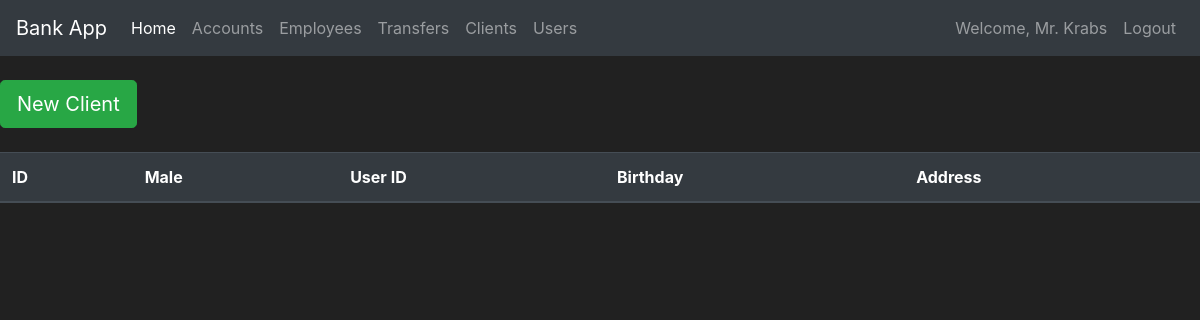
/clients (signed in), run on an earlier commit of the app's database.
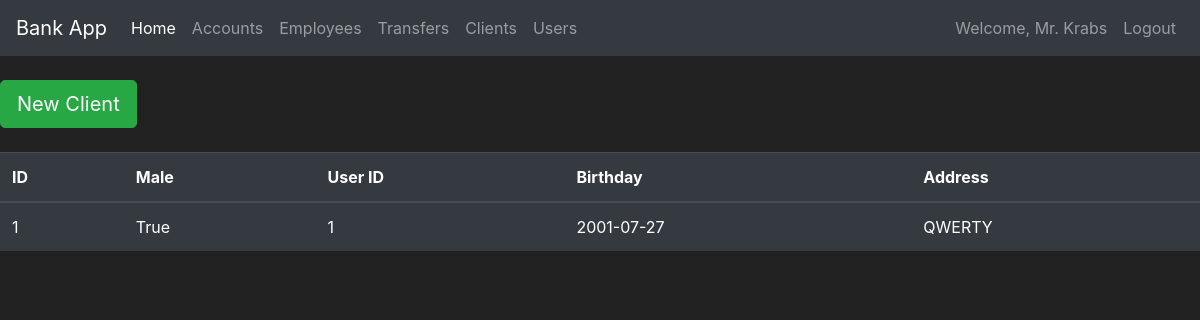
And on a later commit of the database.
### bank/models.py (models this page shows)
class Client(db.Model):
    id = db.Column(db.Integer(), primary_key=True, autoincrement=True)
    gender = db.Column(db.Boolean())
    user_id = db.Column(db.Integer, db.ForeignKey(User.id))
    passport_id = db.Column(db.String())
    birth_date = db.Column(db.Date())
    address = db.Column(db.String())

### bank/routes.py (the view)
@app.route('/clients')
@login_required
def clients_page():
    clients = Client.query.all()
    return render_template("clients.html", clients=clients)

### bank/models.py (called while the page is built)
@login_manager.user_loader
def load_user(user_id):
    return User.query.get(int(user_id))

### bank/templates/clients.html (shortened to what this page needs)
{% extends "layout.html" %}
{% block body %}
    <br>
    <div class="expand-md">
        <a class="btn  btn-lg btn-outline btn-success btn-primary" href="{{ url_for('new_user_page') }}">New Client</a>
    </div>
    <br>
    <table id="data" class="table table-hover table-dark">
        <thead>
        <tr>
            <th scope="col">ID</th>
            <th scope="col">Male</th>
            <th scope="col">User ID</th>
            <th scope="col">Birthday</th>
            <th scope="col">Address</th>
        </tr>
        </thead>
        <tbody>
        {% for client in clients %}
            <tr>
                <td>{{ client.id }}</td>
                <td>{{ client.gender }}</td>
                <td>{{ client.user_id }}</td>
                <td>{{ client.birth_date }}</td>
                <td>{{ client.address }}</td>
            </tr>
        {% endfor %}
        </tbody>
    </table>
{% endblock %}

What changed in the data, as far as the page shows it:
added Client: id "1", gender "True", user_id "1", birth_date "2001-07-27", address "QWERTY"
